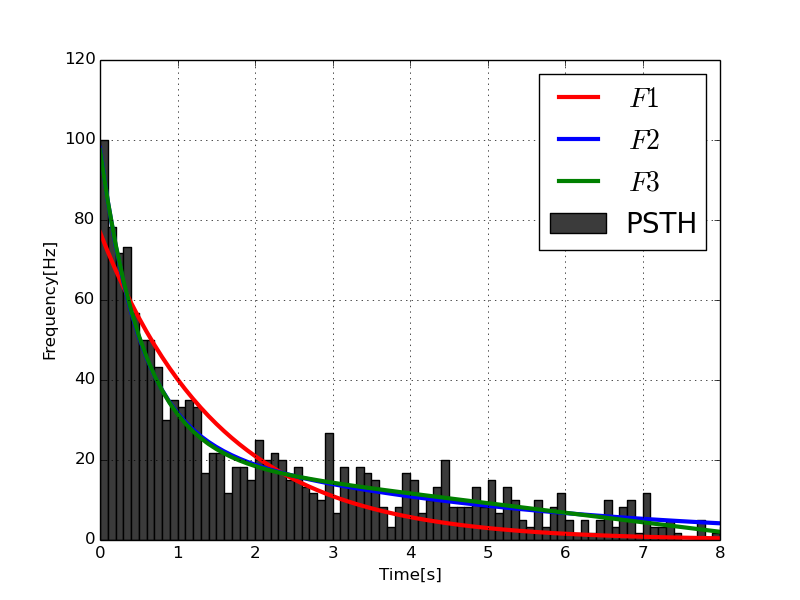

Recreate this plot in Python.
#! /usr/bin/python
# coding: UTF-8

##############################################
# This file is written by Park
# Edited in 2015.03.23
###############################################

from matplotlib import pylab
import matplotlib.pyplot as plt
import scipy as sp
import scipy.optimize
import numpy as np
import math 
import csv

#from functions import functions as fc
def exp_func1(x, alpha, beta, gamma):
    return alpha * sp.exp(-(x-beta)/gamma)
def exp_func2(x, alpha1, beta, gamma1, alpha2, gamma2):
    return alpha1 * sp.exp(-(x-beta)/gamma1)  +  alpha2 * sp.exp(-(x-beta)/gamma2)
"""
def exp_func3(x, alpha1, beta, gamma1, a, b):
    return alpha1 * sp.exp(-(x-beta)/gamma1)  +  a*x+b
"""

def exp_func3(x, alpha1, beta, gamma1, a, b):
    return alpha1 * sp.exp(-(x-beta)/gamma1)  + b*x +a

def cost_fn1(param):
    return sum((exp_func1(x, *param)-y)**2 for x,y in zip(X,Y))
def cost_fn2(param):
    return sum((exp_func2(x, *param)-y)**2 for x,y in zip(X,Y))
def cost_fn3(param):
    return sum((exp_func3(x, *param)-y)**2 for x,y in zip(X,Y))
def residue(param, y, x):
    return y-expFunc3(x,*param)
def gamma(x, k, theta, alpha, beta):
    gamma = alpha*pow(x-beta, k-1) * sp.exp(-(x-beta)/theta)/(pow(theta,k) * math.gamma(k))
    return gamma
def cost_gamma(g_para):
    return sum((gamma(x,*g_para)-y)**2 for x, y in zip(hx[1:40],hy[1:]))

def gaussian(x, sigma, mu,alpha):
    return alpha/(sigma*np.sqrt(np.pi*2))*sp.exp(-pow((x-mu),2)/(2*pow(sigma,2)))

def cost_gaussian(gaus_para):
    return sum((gaussian(x, *gaus_para)-y)**2 for x, y in zip(GX, GY))


def cost_fn3_www(param):
    sum_ = 0
    for i in range(len(X)):
        sum_+=(exp_func3(X[i], *param)-Y[i])**2
    return sum_

def cost_fn2_www(param):
    sum_ = 0
    for i in range(len(X)):
        sum_+=(exp_func2(X[i], *param)-Y[i])**2
    return sum_

def cost_fn1_www(param):
    sum_ = 0
    for i in range(len(X)):
        sum_+=(exp_func1(X[i], *param)-Y[i])**2
    return sum_

#---------------------------------------------
# READ FILE LIST

# lof List of Files
data = csv.reader(open("List_Of_Files.csv",'r'))
filename = []
for D in data:
    filename.append(D[0].rstrip('.atf'))
print filename

#---------------------------------------------
# READ average.dat FILE

ReadFile = open("average.dat",'r')
data = ReadFile.readlines()
ReadFile.close()

X = sp.zeros(81)
Y = sp.zeros(81)
for i in range(0,81):
    X[i], Y[i] = data[i+71].split('\t')
    #X[i] = float(X[i])
    X[i] = float(X[i]-6.1)
    Y[i] = float(Y[i])

print 'X'
print X 
print 'Y'
print Y


#parameter1 = [5,0,10]
#parameter2 = [1,1,1,1,1]
#parameter3 = [1,1,1,1,1]
"""
#---------------------------------------------
# LOAD PARAMETERS FOR FUNCTION
#parameter = np.loadtxt("exponential_function_parameters.txt",float)
parameter1 = np.loadtxt("exponential_function_parameters_result_func1.txt",float)
#param_fin1 = scipy.optimize.fmin(cost_fn1, parameter1,xtol=1e-8,ftol=0.0001,retall=True)
param_fin1 = scipy.optimize.fmin(cost_fn1, parameter1)
print param_fin1
print "result: ", cost_fn1(param_fin1)
np.savetxt("exponential_function_parameters_result_func1.txt",param_fin1)

parameter2 = np.loadtxt("exponential_function_parameters_result_func2.txt",float)
parameter2 = [0.5,1,1,10,1]
param_fin2 = scipy.optimize.fmin(cost_fn2, parameter2)
print param_fin2
print "result: ", cost_fn2(param_fin2)
np.savetxt("exponential_function_parameters_result_func2.txt",param_fin2)

parameter3 = np.loadtxt("exponential_function_parameters_result_func3.txt",float)
param_fin3 = scipy.optimize.fmin(cost_fn3, parameter3)
print param_fin3
print "result: ", cost_fn3(param_fin3)
np.savetxt("exponential_function_parameters_result_func3.txt",param_fin3)
"""
param_fin1 = [10,20,10]
#param_fin2 = [0.00005,7.0,0.501,5.199,4.17]
param_fin2 = [26,0.3,4.0,37,0.5]
param_fin3 = [1,1,1,1,1]
print "result: ", cost_fn1(param_fin1)
print "result: ", cost_fn2(param_fin2)
print "result: ", cost_fn3(param_fin3)


print "--------Single----------"
parameter1 = np.loadtxt("exponential_function_parameters_result_func1.txt",float)
param_fin1,pcov1 = scipy.optimize.curve_fit(exp_func1,X,Y,p0=parameter1)
print param_fin1
print "result: ", cost_fn1(param_fin1)
print "result_www: ", cost_fn1_www(param_fin1)
perr1 = np.sqrt(np.diag(pcov1))
#print perr1
np.savetxt("exponential_function_parameters_result_func1.txt",param_fin1)

print "--------Double----------"
parameter2 = np.loadtxt("exponential_function_parameters_result_func2.txt",float)
#param_fin2,pcov2 = scipy.optimize.curve_fit(exp_func2,X,Y,p0=parameter2)
param_fin2,pcov2 = scipy.optimize.curve_fit(exp_func2,X,Y)
print param_fin2
print "result: ", cost_fn2(param_fin2)
print "result_www: ", cost_fn2_www(param_fin2)
#perr2 = np.sqrt(np.diag(pcov2))
#print perr2
np.savetxt("exponential_function_parameters_result_func2.txt",param_fin2)

print "--------Single+linear----------"
parameter3 = np.loadtxt("exponential_function_parameters_result_func3.txt",float)
#param_fin3,pcov3 = scipy.optimize.curve_fit(exp_func3,X,Y,p0=parameter3)
param_fin3,pcov3 = scipy.optimize.curve_fit(exp_func3,X,Y)
print param_fin3
print "result: ", cost_fn3(param_fin3)
print "result_www: ", cost_fn3_www(param_fin3)
#perr3 = np.sqrt(np.diag(pcov3))
#print perr3
np.savetxt("exponential_function_parameters_result_func3.txt",param_fin3)


#graph = plt.figure(figsize=(10,8),dpi=400)
graph = plt.figure()
#plt.rcParams['font.size']=20
#graph.patch.set_alpha(0.0)
#pylab.plot(X,Y,'g', label='data', linewidth=1.0)
plt.bar(X,Y,width=0.1,color="#3b3b3b",label='PSTH')
fX = X
fY1 = [exp_func1(x, *param_fin1) for x in fX]
fY2 = [exp_func2(x, *param_fin2) for x in fX]
fY3 = [exp_func3(x, *param_fin3) for x in fX]

plt.plot(fX, fY1, 'r-', label = r"$F1$", linewidth = 3.0)
plt.plot(fX, fY2, 'b-', label = r"$F2$", linewidth = 3.0)
plt.plot(fX, fY3, 'g-', label = r"$F3$", linewidth = 3.0)
plt.xlabel('Time[s]')
plt.ylabel('Frequency[Hz]')
#pylab.title('Parameter optimization')
plt.xlim(0,8)
plt.ylim(0,120)
plt.legend(fontsize=20)
plt.grid(True)
plt.savefig("fitting_test.png")
plt.show()
